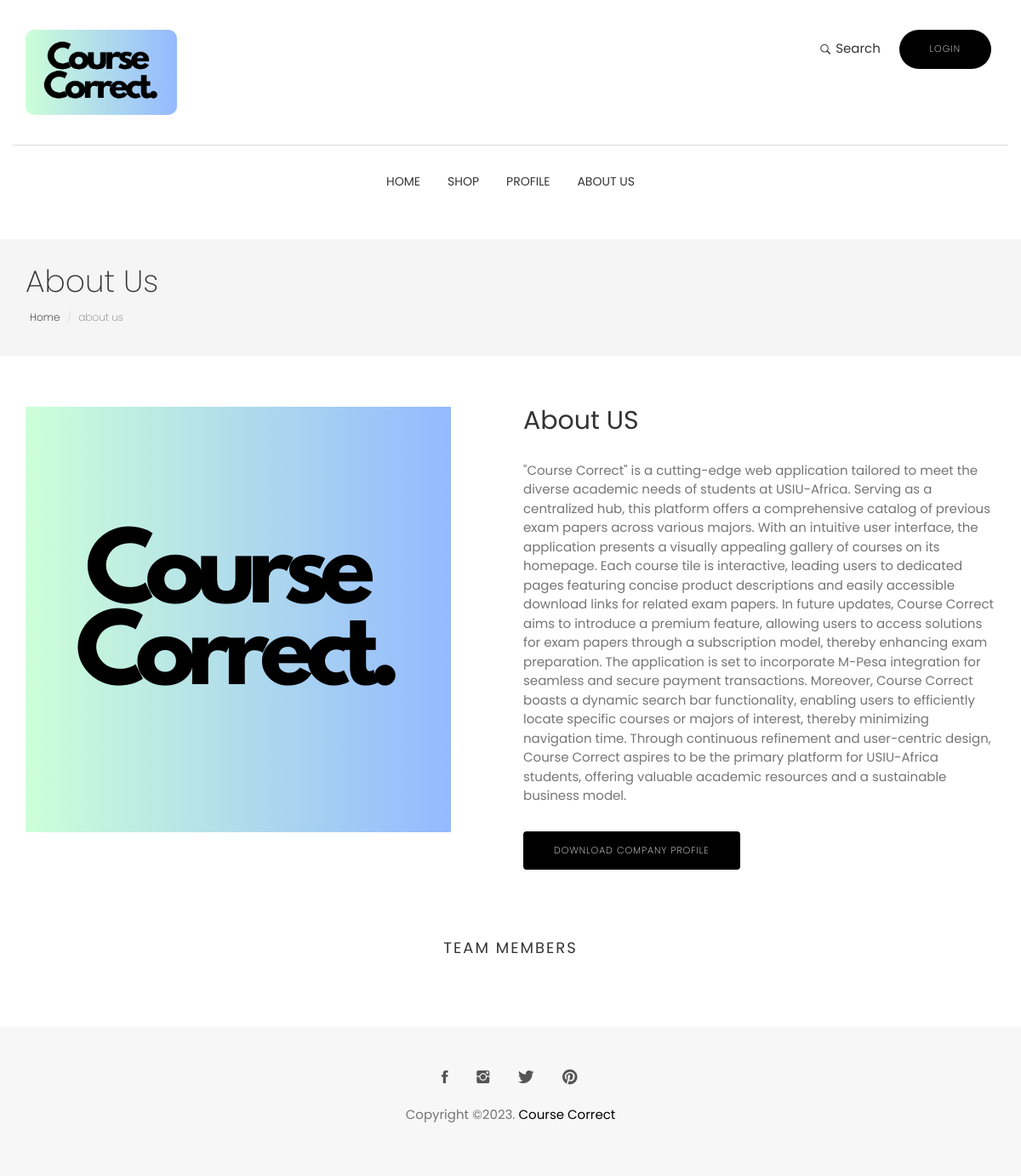
Before: /about with the older database file.
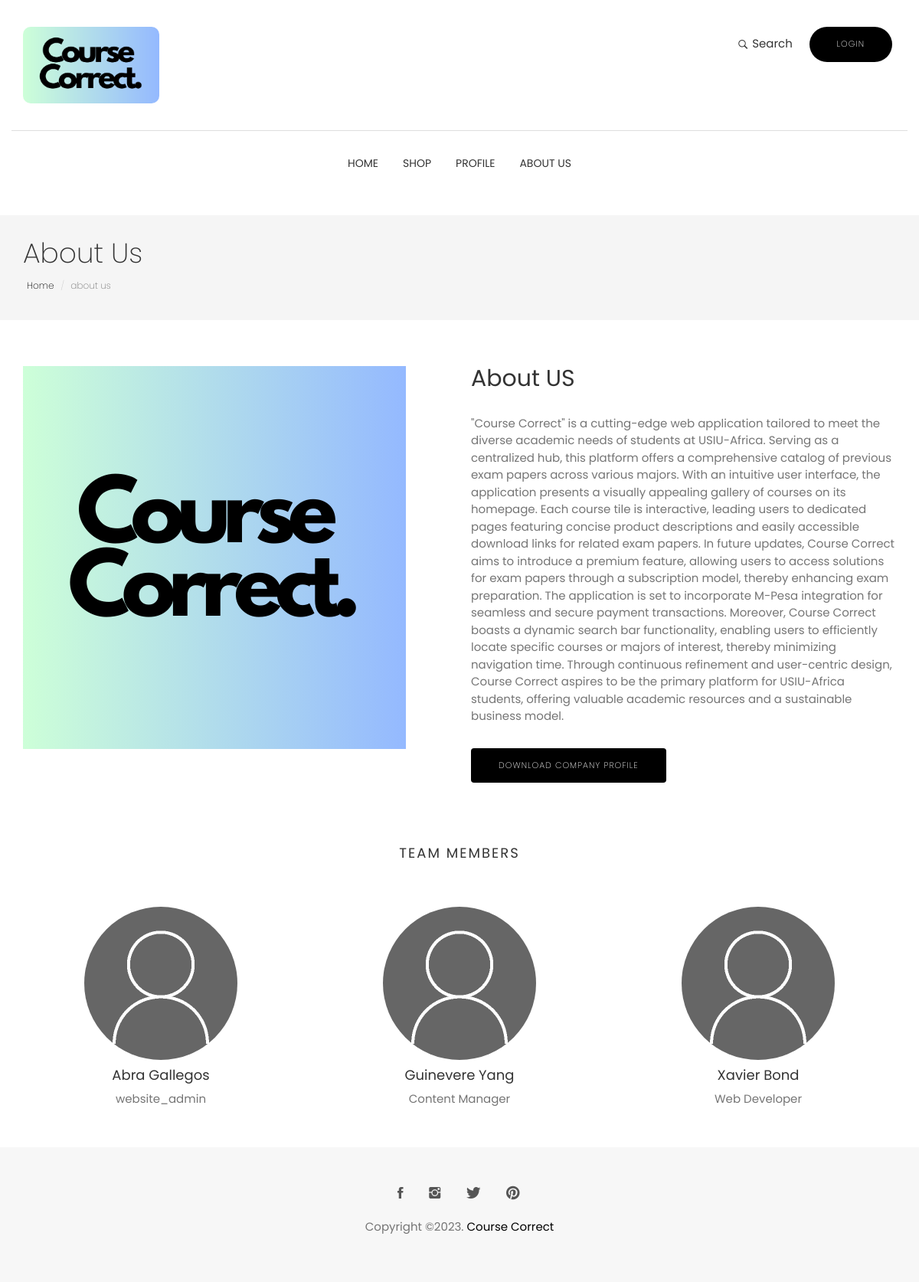
After: the same page with the newer database file.
### mainapp/models.py (models this page shows, shortened)
class TeamMember(models.Model):
    roles = (
        ("web_admin", "Web Admin"),
        ("content_manager", "Content Manager"),
        ("web_developer", "Web Developer"),
    )
    member_name = models.CharField(max_length=40)
    member_role = models.CharField(choices=roles, max_length=50)
    profile_picture = models.ImageField(upload_to='profile_pics/', default='profile_pics/default-user.png', blank=True,
                                        null=True)

### mainapp/views.py (the view)
# urls.py: path('about', views.about, name='about'),
def about(request):
    members = TeamMember.objects.all()
    return render(request, 'about.html', {'members': members})

### templates/about.html (shortened to what this page needs)
{% extends 'layouts/base_layout.html' %}
{% load static %}
{% block content %}
    {% include 'partials/menu.html' %}
    <section class="page-header">
        <div class="container">
            <div class="row">
                <div class="col-md-12">
                    <div class="content">
                        <h1 class="page-name">About Us</h1>
                        <ol class="breadcrumb">
                            <li><a href="{% url 'home' %}">Home</a></li>
                            <li class="active">about us</li>
                        </ol>
                    </div>
                </div>
            </div>
        </div>
    </section>
    <section class="about section">
        <div class="container">
            <div class="row">
                <div class="col-md-6">
                    <img class="img-responsive mt-40" src="{% static 'app/images/cc-logo2.png' %}">
                </div>
                <div class="col-md-6">
                    <h2 class="mt-40">About US</h2>
                    <br>
                    <p>"Course Correct" is a cutting-edge web application tailored to meet the diverse academic needs of
                        students at USIU-Africa. Serving as a centralized hub, this platform offers a comprehensive
                        catalog of previous exam papers across various majors. With an intuitive user interface, the
                        application presents a visually appealing gallery of courses on its homepage. Each course tile
                        is interactive, leading users to dedicated pages featuring concise product descriptions and
                        easily accessible download links for related exam papers. In future updates, Course Correct aims
                        to introduce a premium feature, allowing users to access solutions for exam papers through a
                        subscription model, thereby enhancing exam preparation. The application is set to incorporate
                        M-Pesa integration for seamless and secure payment transactions. Moreover, Course Correct boasts
                        a dynamic search bar functionality, enabling users to efficiently locate specific courses or
                        majors of interest, thereby minimizing navigation time. Through continuous refinement and
                        user-centric design, Course Correct aspires to be the primary platform for USIU-Africa students,
                        offering valuable academic resources and a sustainable business model.</p>
                    <a href="{% static 'app/product.pdf' %}" class="btn btn-main btn-round mt-20" download="">Download Company Profile</a>
                </div>
            </div>
        </div>
        <br><br>
    </section>
    <section class="team-members ">
        <div class="container">
            <div class="row">
                <div class="title"><h2>Team Members</h2></div>
            </div>
            <div class="row">
                <div class="d-flex flex-wrap">
                    {% for member in members %}
                        <div class="col-md-4 team-member text-center">
                            <img class="img-circle mt-10" src="{{ member.profile_picture.url }}">
                            <h4>{{ member.member_name }}</h4>
                            <p>{{ member.get_member_role_display }}</p>
                        </div>
                    {% endfor %}
                </div>
            </div>
        </div>
        <br><br>
    </section>
{% endblock %}

### templates/layouts/base_layout.html (shortened to what this page needs)
{% load static %}
<!DOCTYPE html>
<html lang="en">
<head>
    <link rel="stylesheet" href="{% static 'app/plugins/themefisher-font/style.css' %}">
    <link rel="stylesheet" href="{% static 'app/plugins/bootstrap/css/bootstrap.min.css' %}">
    <link rel="stylesheet" href="{% static 'app/plugins/animate/animate.css' %}">
    <link rel="stylesheet" href="{% static 'app/plugins/slick/slick.css' %}">
    <link rel="stylesheet" href="{% static 'app/plugins/slick/slick-theme.css' %}">
    <link rel="stylesheet" href="{% static 'app/css/style.css' %}">
</head>
<body id="body">
{% include 'partials/header.html' %}
{% block content %}
{% endblock %}
{% include 'partials/footer.html' %}
</body>
</html>

### templates/partials/header.html (shortened to what this page needs)
{% load static %}
<section class="top-header">
    <div class="container">
        <div class="row">
            <div class="col-md-6">
                <div class="card">
                    <div class="card-body">
                        <a href="{% url 'home' %}">
                            <img src="{% static 'app/images/cc-logo4.png' %}" alt="" class="img-fluid rounded"
                                 style="max-width: 200px; max-height: 100px; border-radius: 10px;">
                        </a>
                    </div>
                </div>
            </div>
            <div class="col-md-6">
                <div class="card">
                    <div class="card-body ">
                        <ul class="top-menu text-right list-inline">
                            <li class="dropdown search dropdown-slide">
                                <a href="#!" class="dropdown-toggle" data-toggle="dropdown" data-hover="dropdown"><i
                                        class="tf-ion-ios-search-strong"></i> Search</a>
                            </li>
                            {% if user.is_authenticated %}
                                <li class="li">
                                    <a href="{% url 'logout' %}" class="btn btn-main btn-small btn-round-full"
                                       style="background: #000; color: #fff; font-size: 11px; letter-spacing: 1px;
                                            padding: 8px 16px; text-transform: uppercase; font-weight: 200;">
                                        Logout</a>
                                </li>
                            {% else %}
                                <li class="li">
                                    <a href="{% url 'sign-in' %}" class="btn btn-main btn-small btn-round-full"
                                       style="background: #000; color: #fff; font-size: 11px; letter-spacing: 1px;
                                            padding: 14px 35px; text-transform: uppercase; font-weight: 200;">
                                        Login</a>
                                </li>
                            {% endif %}
                        </ul>
                    </div>
                </div>
            </div>
        </div>
    </div>
</section>

### templates/partials/menu.html (shortened to what this page needs)
{% load static %}
<section class="menu">
    <nav class="navbar navigation">
        <div class="container">
            <div id="navbar" class="navbar-collapse collapse text-center">
                <ul class="nav navbar-nav">
                    <li class="dropdown ">
                        <a class="{% if '/' == request.path %} active {% endif %}" href="{% url 'home' %}">Home</a>
                    </li>
                    <li class="dropdown ">
                        <a class="{% if 'shop' in request.path %} active {% endif %}" href="{% url 'shop' %}">Shop</a>
                    </li>
                    <li class="dropdown ">
                        <a class="{% if 'profile' in request.path %} active {% endif %}" href="{% url 'profile' %}">Profile</a>
                    </li>
                    <li class="dropdown ">
                        <a class="{% if 'about' in request.path %} active {% endif %}" href="{% url 'about' %}">About Us</a>
                    </li>
                </ul>
            </div>
        </div>
    </nav>
</section>

### templates/partials/footer.html
{% load static %}
<footer class="footer section text-center">
    <div class="container">
        <div class="row">
            <div class="col-md-12">
                <ul class="social-media">
                    <li><a href="#"><i class="tf-ion-social-facebook"></i></a></li>
                    <li><a href="#"><i class="tf-ion-social-instagram"></i></a></li>
                    <li><a href="#"><i class="tf-ion-social-twitter"></i></a></li>
                    <li><a href="#"><i class="tf-ion-social-pinterest"></i></a></li>
                </ul>
                <p class="copyright-text">Copyright &copy;2023. <a href="#">Course Correct</a></p>
            </div>
        </div>
    </div>
</footer>

### static/app/css/style.css (style rules this page uses)
body { line-height: 1.5; font-family: "Poppins", sans-serif; -webkit-font-smoothing: antialiased; }
p { font-family: "Poppins", sans-serif; color: #757575; font-size: 15px; }
h1, h2, h3, h4, h5, h6 { font-family: "Poppins", sans-serif; }
h1, h2, h3, h4, h5, h6 { font-weight: 400; }
ol, ul { margin: 0; padding: 0; list-style: none; }
a, a:focus, a:hover { text-decoration: none; outline: 0; color: #000; }
.btn-main, .btn-small, .btn-transparent, .btn-solid-border { background: #000; color: #fff; display: inline-block; font-size: 11px; letter-spacing: 1px; padding: 14px 35px; text-transform: uppercase; font-weight: 200; border-radius: 0; }
.btn-small { padding: 8px 25px; font-size: 10px; }
.btn-round { border-radius: 4px; }
.btn-round-full { border-radius: 50px; }
.mt-10 { margin-top: 20px; }
.mt-20 { margin-top: 20px; }
.mt-40 { margin-top: 40px; }
.section { padding: 0px; }
.title { padding: 20px 0 30px; }
.title h2 { font-size: 18px; text-align: center; text-transform: uppercase; letter-spacing: 2px; }
.page-header { background: #f5f5f5; margin-top: 20px; border-bottom: none; padding: 30px 0; }
.page-header h1 { font-weight: 200; margin: 0 0 6px 0; }
.page-header .breadcrumb { background: transparent; padding: 5px; margin: 0; }
.page-header .breadcrumb li { font-weight: 200; font-size: 12px; }
.page-header .breadcrumb li a { color: #000; }
.dropdown-slide { position: static; }
.top-header .container { padding-top: 35px; padding-bottom: 35px; border-bottom: 1px solid #dedede; }
.top-header .top-menu > li > a { color: #333; font-size: 15px; padding: 0 8px; }
.top-header .top-menu > li > a i { font-size: 16px; margin-right: 2px; vertical-align: middle; }
.navigation { margin-bottom: 0; padding: 10px 0; }
.navigation .navbar-nav > li { position: static; }
.navigation .navbar-nav > li > a { color: #333; font-size: 14px; padding: 20px 15px; text-transform: uppercase; transition: 0.2s ease-in-out 0s; border: 1px solid transparent; }
.navigation .container { position: relative; }
.navigation .navbar-nav { float: none; display: inline-block; }
.footer { background: #F7F7F7; padding: 50px 0; }
.footer .copyright-text { margin-top: 20px; }
.copyright-text a { color: #000; }
.social-media li { display: inline-block; margin: 0 5px; }
.social-media li a { padding: 8px 10px; }
.social-media li a i { font-size: 20px; color: #555; }

Changed rows visible on the page:
added TeamMember: profile_picture (placeholder picture), member_name "Abra Gallegos", member_role "website_admin"
added TeamMember: profile_picture (placeholder picture), member_name "Guinevere Yang", member_role "Content Manager"
added TeamMember: profile_picture (placeholder picture), member_name "Xavier Bond", member_role "Web Developer"
